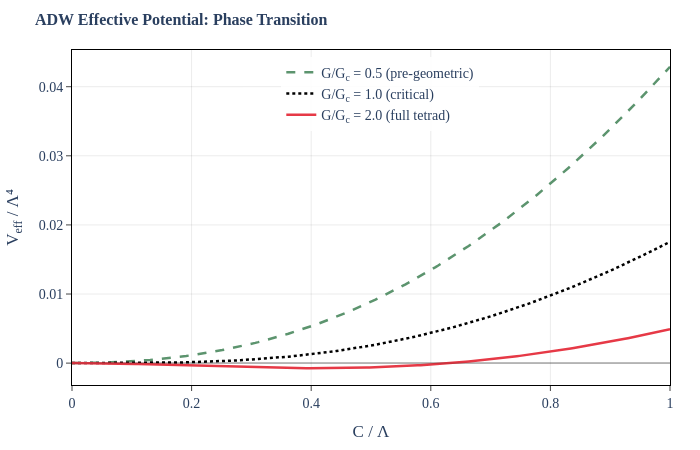

Notebook cell for this chart:
### Markdown cell above
## 3. Effective Potential and Critical Coupling

The Coleman-Weinberg potential V_eff(C) = C^2/(2G) - (N_f/16pi^2)[Lambda^2 C^2 - C^4 ln(Lambda^2/C^2 + 1)] develops a nontrivial minimum for G > G_c.

### Code cell
# viz-ref: fig_adw_effective_potential
from src.core.visualizations import fig_adw_effective_potential

fig_adw_effective_potential().show()

### Figure 1 — Plotly figure (JSON) as saved in the notebook; plotly's stock layout.template omitted (floating-point values rounded to 4 significant figures; data arrays with more than 128 entries replaced by an {"elided": "..."} marker saying what was removed)
{"data": [{"line": {"color": "#5C946E", "dash": "dash", "width": 2.5}, "mode": "lines", "name": "G/G<sub>c</sub> = 0.5 (pre-geometric)", "type": "scatter", "x": {"elided": "200 float values"}, "y": {"elided": "200 float values"}}, {"line": {"color": "#000000", "dash": "dot", "width": 2.5}, "mode": "lines", "name": "G/G<sub>c</sub> = 1.0 (critical)", "type": "scatter", "x": {"elided": "200 float values"}, "y": {"elided": "200 float values"}}, {"line": {"color": "#E63946", "dash": "solid", "width": 2.5}, "mode": "lines", "name": "G/G<sub>c</sub> = 2.0 (full tetrad)", "type": "scatter", "x": {"elided": "200 float values"}, "y": {"elided": "200 float values"}}], "layout": {"font": {"family": "CMU Serif, Computer Modern, Times New Roman, serif", "size": 14}, "height": 450, "legend": {"bgcolor": "rgba(255,255,255,0.9)", "x": 0.35, "y": 0.98}, "margin": {"b": 60, "l": 70, "r": 30, "t": 50}, "paper_bgcolor": "white", "plot_bgcolor": "white", "shapes": [{"line": {"color": "rgba(0,0,0,0.2)", "width": 1}, "type": "line", "x0": 0, "x1": 1, "xref": "x domain", "y0": 0, "y1": 0, "yref": "y"}], "title": {"font": {"family": "CMU Serif, Computer Modern, Times New Roman, serif", "size": 16}, "text": "<b>ADW Effective Potential: Phase Transition</b>"}, "width": 700, "xaxis": {"gridcolor": "rgba(0,0,0,0.08)", "linecolor": "black", "linewidth": 1, "mirror": true, "range": [0, 1], "showgrid": true, "showline": true, "ticks": "outside", "title": {"text": "C / Λ"}, "zeroline": true, "zerolinecolor": "rgba(0,0,0,0.2)"}, "yaxis": {"gridcolor": "rgba(0,0,0,0.08)", "linecolor": "black", "linewidth": 1, "mirror": true, "showgrid": true, "showline": true, "ticks": "outside", "title": {"text": "V<sub>eff</sub> / Λ⁴"}, "zeroline": true, "zerolinecolor": "rgba(0,0,0,0.2)"}}}
